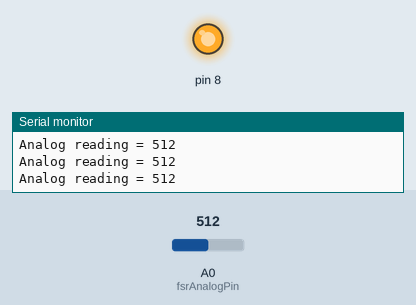
Recording of a sketch running on a simulated Arduino Uno, built with avr-gcc and run on an emulated ATmega328P. On the bench: output pins drawn as LEDs (lit = HIGH), the last lines printed to the serial monitor. Inputs (shaded band) come from the test bench; at power-on: A0 (fsrAnalogPin) = 512.

Above: at 1.2 s.
1.3 s: A0 (fsrAnalogPin) set to 106
2.8 s: A0 (fsrAnalogPin) set to 93
At 3.7 s:
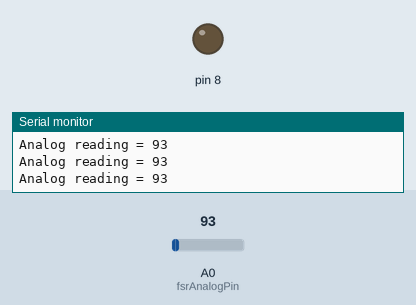
4.3 s: A0 (fsrAnalogPin) set to 110
At 5.1 s:
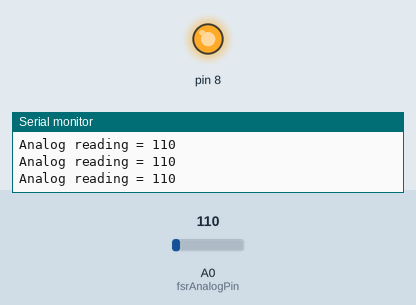
5.8 s: A0 (fsrAnalogPin) set to 90
At 6.5 s:
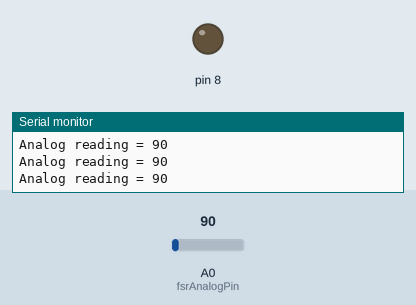
Timing chart, 0 to 8.3 s (numbered marks = the images above; inputs shaded):
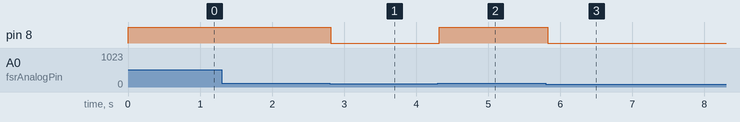

Measured:
- the behaviour switches between 100 and 99 on A0 (fsrAnalogPin) (found by bisection; images 0 and 1)
- after the input at 2.8 s, pin 8: HIGH → LOW at once
- after the input at 4.3 s, pin 8: LOW → HIGH at once
- after the input at 5.8 s, pin 8: HIGH → LOW at once

The sketch:

LUMT_HPC_Sensor_Actuator_Test.ino
```cpp
int fsrAnalogPin = 0; // FSR is connected to analog 0
//int LEDpin = 9;      // connect Red LED to pin 11 (PWM pin)
int fsrReading;      // the analog reading from the FSR resistor divider
//int LEDbrightness;

void setup() {
  Serial.begin(9600);   // We'll send debugging information via the Serial monitor
  //pinMode(LEDpin, OUTPUT);
  pinMode(8, OUTPUT);

}

void loop() {

  fsrReading = analogRead(fsrAnalogPin);
  Serial.print("Analog reading = ");
  Serial.println(fsrReading);
  if (fsrReading >= 100){

  digitalWrite(8, HIGH);
  //delay(50);

 //delay(50);

  }

  else {

 digitalWrite(8, LOW);
  }
  // we'll need to change the range from the analog reading (0-1023) down to the range
  // used by analogWrite (0-255) with map!
  //LEDbrightness = map(fsrReading, 0, 1023, 0, 255);
  // LED gets brighter the harder you press
  //digitalWrite(LEDpin, LEDbrightness);

  delay(100);


}
```
